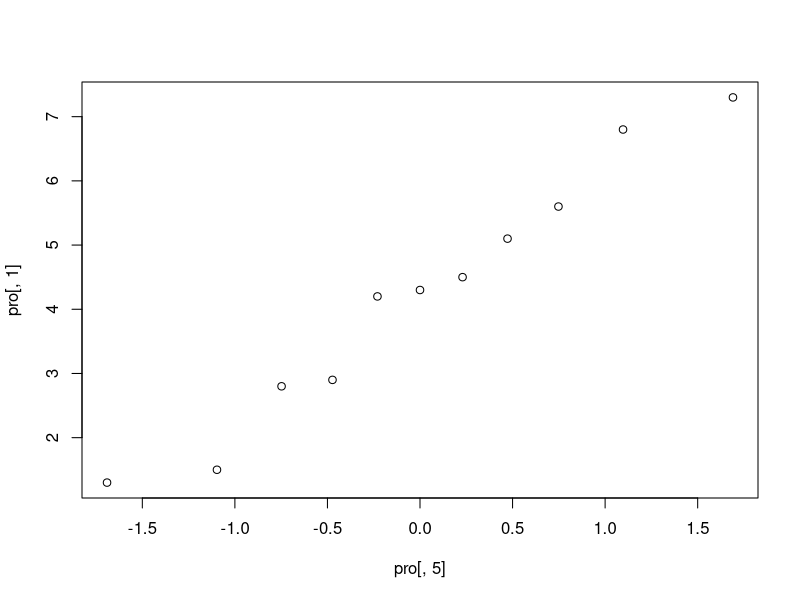
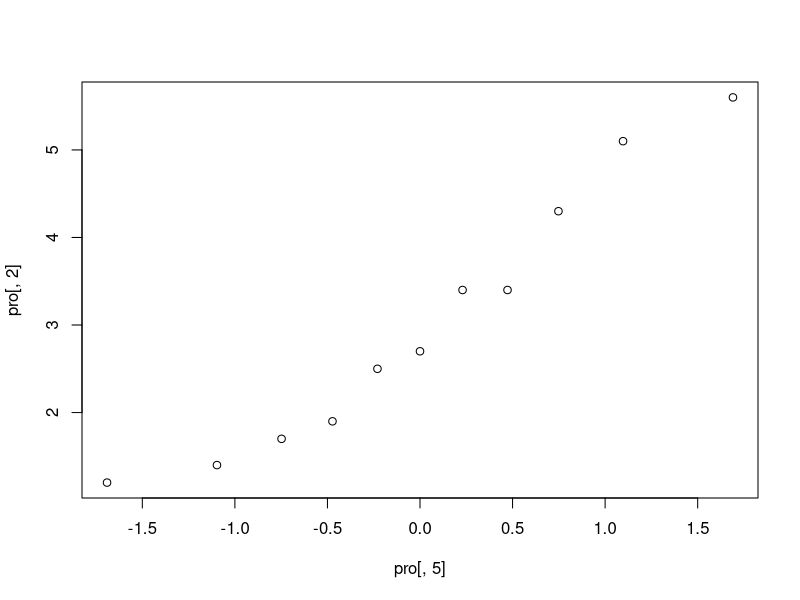
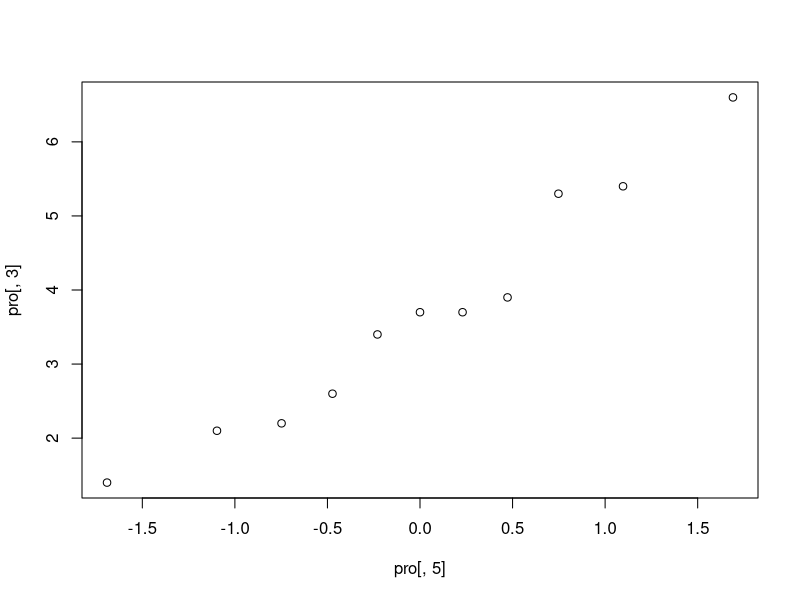
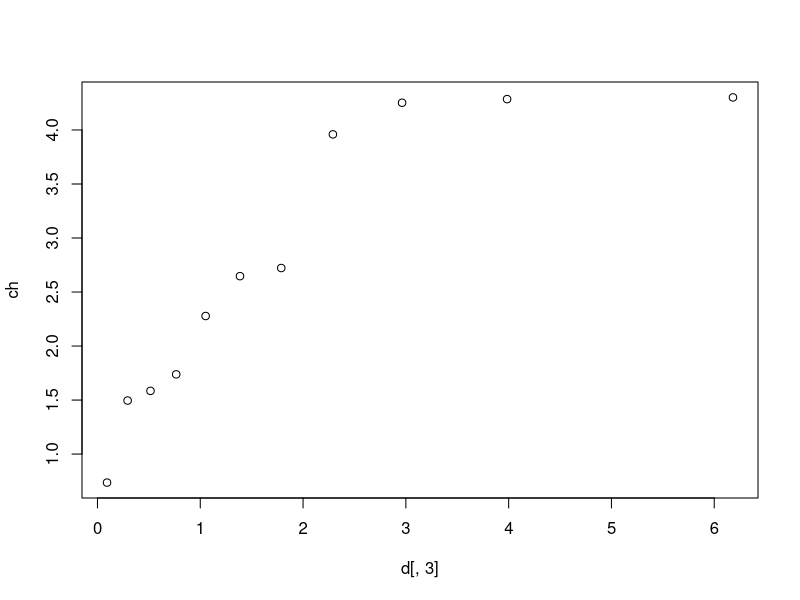

Reproduce these figures in R, in order.
#Datos normalidad
y<-c(1.3,2.8,4.2,1.5,7.3,4.5,5.1,6.8,4.3,5.6,2.9)
h<-c(3.4,1.9,2.5,2.7,3.4,5.1,1.7,1.2,5.6,4.3,1.4)
w<-c(1.4,3.9,2.6,2.1,3.7,5.4,3.7,2.2,6.6,5.3,3.4)

pro<-matrix(,11,5)

k<-sort(y)

pro[,1]<-t(k)

h1<-sort(h)

pro[,2]<-t(h1)

w1<-sort(w)
pro[,3]<-t(w1)
n<-11
pro
for(i in 1:n)
{
pro[i,4]<- (i-0.5)/n
pro[i,5]<- qnorm(pro[i,4])
}
pro
plot(pro[,5],pro[,1])

plot(pro[,5],pro[,2])

plot(pro[,5],pro[,3])
pro


#Nomalidad multivariante
W<-pro[,1:3]
W
p<-3
n<-11
m<-matrix(,1,p)
for(j in 1:p)
{
m[1,j]<-mean(W[,j])
}
m
s<-var(W)
s
#inversa de la matriz de varianzas
s1<-solve(s)
s1
#vector para guardar las distancias
d<-matrix(,11,3)
d
#Ciclos para guardar la distancia de Mahalanobis
for(i in 1:n){
ve<-matrix(,p,1)
for(j in 1:p){
ve[j,1]<-W[i,j]-m[1,j]}
v1<-t(ve)
d[i,1]<-v1%*%s1%*%ve
}
d  #distancias
for(i in 1:n){
d[i,2]<-(i-0.5)/n
}
d
for(i in 1:n)
{
d[i,3]<-qchisq(d[i,2],(p-1))
}
d
ch<-sort(d[,1])
plot(d[,3],ch)